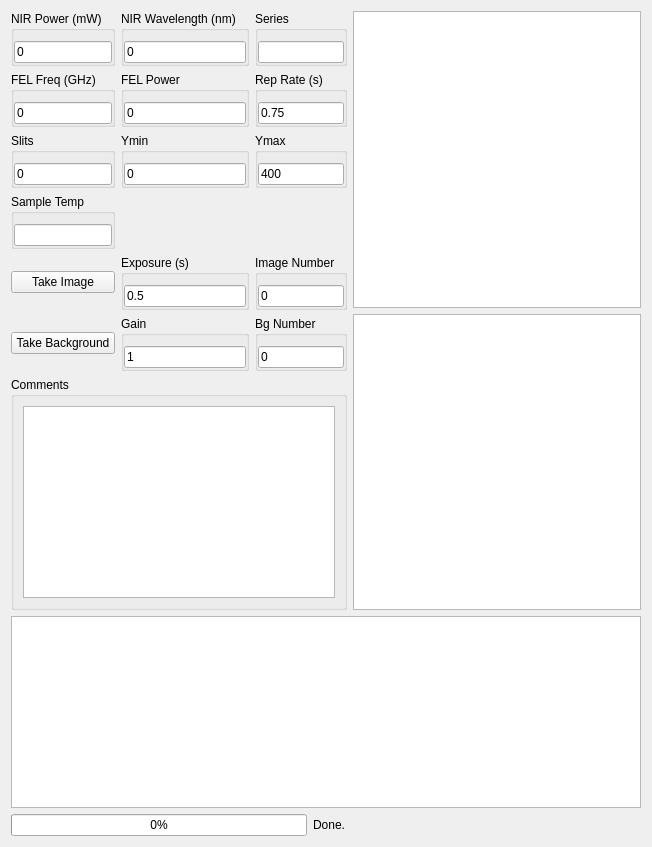
      <widget class="QWidget" name="tabEMCCD">
       <attribute name="title">
        <string>EMCCD</string>
       </attribute>
       <layout class="QVBoxLayout" name="verticalLayout_10">
        <item>
         <layout class="QHBoxLayout" name="horizontalLayout_35" stretch="1,100">
          <item>
           <layout class="QVBoxLayout" name="verticalLayout_9" stretch="0,1">
            <item>
             <layout class="QGridLayout" name="gridLayout">
              <item row="0" column="2">
               <widget class="QGroupBox" name="groupBox_42">
                <property name="title">
                 <string>Series</string>
                </property>
                <property name="flat">
                 <bool>true</bool>
                </property>
                <property name="checkable">
                 <bool>false</bool>
                </property>
                <layout class="QGridLayout" name="gridLayout_12">
                 <property name="leftMargin">
                  <number>0</number>
                 </property>
                 <property name="topMargin">
                  <number>10</number>
                 </property>
                 <property name="rightMargin">
                  <number>0</number>
                 </property>
                 <property name="bottomMargin">
                  <number>0</number>
                 </property>
                 <property name="spacing">
                  <number>0</number>
                 </property>
                 <item row="0" column="0">
                  <widget class="QLineEdit" name="tCCDSeries">
                   <property name="toolTip">
                    <string>NIRP, NIRW, FELF, FELP, SLITS</string>
                   </property>
                   <property name="statusTip">
                    <string/>
                   </property>
                   <property name="whatsThis">
                    <string/>
                   </property>
                   <property name="accessibleName">
                    <string/>
                   </property>
                   <property name="accessibleDescription">
                    <string/>
                   </property>
                   <property name="inputMethodHints">
                    <set>Qt::ImhNone</set>
                   </property>
                   <property name="text">
                    <string/>
                   </property>
                  </widget>
                 </item>
                </layout>
               </widget>
              </item>
              <item row="0" column="0">
               <widget class="QGroupBox" name="groupBox_4">
                <property name="title">
                 <string>NIR Power (mW)</string>
                </property>
                <property name="flat">
                 <bool>true</bool>
                </property>
                <property name="checkable">
                 <bool>false</bool>
                </property>
                <layout class="QGridLayout" name="gridLayout_3">
                 <property name="leftMargin">
                  <number>0</number>
                 </property>
                 <property name="topMargin">
                  <number>10</number>
                 </property>
                 <property name="rightMargin">
                  <number>0</number>
                 </property>
                 <property name="bottomMargin">
                  <number>0</number>
                 </property>
                 <property name="spacing">
                  <number>0</number>
                 </property>
                 <item row="0" column="0">
                  <widget class="QFNumberEdit" name="tCCDNIRP">
                   <property name="text">
                    <string>0</string>
                   </property>
                  </widget>
                 </item>
                </layout>
               </widget>
              </item>
              <item row="1" column="0">
               <widget class="QGroupBox" name="groupBox_39">
                <property name="title">
                 <string>FEL Freq (GHz)</string>
                </property>
                <property name="flat">
                 <bool>true</bool>
                </property>
                <property name="checkable">
                 <bool>false</bool>
                </property>
                <layout class="QGridLayout" name="gridLayout_9">
                 <property name="leftMargin">
                  <number>0</number>
                 </property>
                 <property name="topMargin">
                  <number>10</number>
                 </property>
                 <property name="rightMargin">
                  <number>0</number>
                 </property>
                 <property name="bottomMargin">
                  <number>0</number>
                 </property>
                 <property name="spacing">
                  <number>0</number>
                 </property>
                 <item row="0" column="0">
                  <widget class="QLineEdit" name="tCCDFELFreq">
                   <property name="text">
                    <string>0</string>
                   </property>
                  </widget>
                 </item>
                </layout>
               </widget>
              </item>
              <item row="2" column="1">
               <widget class="QGroupBox" name="groupBox_43">
                <property name="title">
                 <string>Ymin</string>
                </property>
                <property name="flat">
                 <bool>true</bool>
                </property>
                <property name="checkable">
                 <bool>false</bool>
                </property>
                <layout class="QGridLayout" name="gridLayout_13">
                 <property name="leftMargin">
                  <number>0</number>
                 </property>
                 <property name="topMargin">
                  <number>10</number>
                 </property>
                 <property name="rightMargin">
                  <number>0</number>
                 </property>
                 <property name="bottomMargin">
                  <number>0</number>
                 </property>
                 <property name="spacing">
                  <number>0</number>
                 </property>
                 <item row="0" column="0">
                  <widget class="QLineEdit" name="tCCDYMin">
                   <property name="text">
                    <string>0</string>
                   </property>
                  </widget>
                 </item>
                </layout>
               </widget>
              </item>
              <item row="5" column="0">
               <widget class="QPushButton" name="bCCDBack">
                <property name="text">
                 <string>Take Background</string>
                </property>
               </widget>
              </item>
              <item row="1" column="2">
               <widget class="QGroupBox" name="groupBox_41">
                <property name="title">
                 <string>Rep Rate (s)</string>
                </property>
                <property name="flat">
                 <bool>true</bool>
                </property>
                <property name="checkable">
                 <bool>false</bool>
                </property>
                <layout class="QGridLayout" name="gridLayout_11">
                 <property name="leftMargin">
                  <number>0</number>
                 </property>
                 <property name="topMargin">
                  <number>10</number>
                 </property>
                 <property name="rightMargin">
                  <number>0</number>
                 </property>
                 <property name="bottomMargin">
                  <number>0</number>
                 </property>
                 <property name="spacing">
                  <number>0</number>
                 </property>
                 <item row="0" column="0">
                  <widget class="QLineEdit" name="tCCDFELRR">
                   <property name="text">
                    <string>0.75</string>
                   </property>
                  </widget>
                 </item>
                </layout>
               </widget>
              </item>
              <item row="1" column="1">
               <widget class="QGroupBox" name="groupBox_40">
                <property name="title">
                 <string>FEL Power</string>
                </property>
                <property name="flat">
                 <bool>true</bool>
                </property>
                <property name="checkable">
                 <bool>false</bool>
                </property>
                <layout class="QGridLayout" name="gridLayout_10">
                 <property name="leftMargin">
                  <number>0</number>
                 </property>
                 <property name="topMargin">
                  <number>10</number>
                 </property>
                 <property name="rightMargin">
                  <number>0</number>
                 </property>
                 <property name="bottomMargin">
                  <number>0</number>
                 </property>
                 <property name="spacing">
                  <number>0</number>
                 </property>
                 <item row="0" column="0">
                  <widget class="QLineEdit" name="tCCDFELP">
                   <property name="text">
                    <string>0</string>
                   </property>
                  </widget>
                 </item>
                </layout>
               </widget>
              </item>
              <item row="5" column="1">
               <widget class="QGroupBox" name="groupBox_35">
                <property name="title">
                 <string>Gain</string>
                </property>
                <property name="flat">
                 <bool>true</bool>
                </property>
                <layout class="QHBoxLayout" name="horizontalLayout_33">
                 <property name="leftMargin">
                  <number>0</number>
                 </property>
                 <property name="topMargin">
                  <number>10</number>
                 </property>
                 <property name="rightMargin">
                  <number>0</number>
                 </property>
                 <property name="bottomMargin">
                  <number>0</number>
                 </property>
                 <item>
                  <widget class="QINumberEdit" name="tEMCCDGain">
                   <property name="text">
                    <string>1</string>
                   </property>
                  </widget>
                 </item>
                </layout>
               </widget>
              </item>
              <item row="5" column="2">
               <widget class="QGroupBox" name="groupBox_38">
                <property name="title">
                 <string>Bg Number</string>
                </property>
                <property name="flat">
                 <bool>true</bool>
                </property>
                <property name="checkable">
                 <bool>false</bool>
                </property>
                <layout class="QGridLayout" name="gridLayout_8">
                 <property name="leftMargin">
                  <number>0</number>
                 </property>
                 <property name="topMargin">
                  <number>10</number>
                 </property>
                 <property name="rightMargin">
                  <number>0</number>
                 </property>
                 <property name="bottomMargin">
                  <number>0</number>
                 </property>
                 <property name="spacing">
                  <number>0</number>
                 </property>
                 <item row="0" column="0">
                  <widget class="QINumberEdit" name="tCCDBGNum">
                   <property name="text">
                    <string>0</string>
                   </property>
                  </widget>
                 </item>
                </layout>
               </widget>
              </item>
              <item row="4" column="0">
               <widget class="QPushButton" name="bCCDImage">
                <property name="text">
                 <string>Take Image</string>
                </property>
               </widget>
              </item>
              <item row="4" column="1">
               <widget class="QGroupBox" name="groupBox_34">
                <property name="title">
                 <string>Exposure (s)</string>
                </property>
                <property name="flat">
                 <bool>true</bool>
                </property>
                <layout class="QHBoxLayout" name="horizontalLayout_32">
                 <property name="leftMargin">
                  <number>0</number>
                 </property>
                 <property name="topMargin">
                  <number>10</number>
                 </property>
                 <property name="rightMargin">
                  <number>0</number>
                 </property>
                 <property name="bottomMargin">
                  <number>0</number>
                 </property>
                 <item>
                  <widget class="QFNumberEdit" name="tEMCCDExp">
                   <property name="text">
                    <string>0.5</string>
                   </property>
                  </widget>
                 </item>
                </layout>
               </widget>
              </item>
              <item row="2" column="0">
               <widget class="QGroupBox" name="groupBox_45">
                <property name="title">
                 <string>Slits</string>
                </property>
                <property name="flat">
                 <bool>true</bool>
                </property>
                <property name="checkable">
                 <bool>false</bool>
                </property>
                <layout class="QGridLayout" name="gridLayout_15">
                 <property name="leftMargin">
                  <number>0</number>
                 </property>
                 <property name="topMargin">
                  <number>10</number>
                 </property>
                 <property name="rightMargin">
                  <number>0</number>
                 </property>
                 <property name="bottomMargin">
                  <number>0</number>
                 </property>
                 <property name="spacing">
                  <number>0</number>
                 </property>
                 <item row="0" column="0">
                  <widget class="QLineEdit" name="tCCDSlits">
                   <property name="text">
                    <string>0</string>
                   </property>
                  </widget>
                 </item>
                </layout>
               </widget>
              </item>
              <item row="0" column="1">
               <widget class="QGroupBox" name="groupBox_36">
                <property name="title">
                 <string>NIR Wavelength (nm)</string>
                </property>
                <property name="flat">
                 <bool>true</bool>
                </property>
                <property name="checkable">
                 <bool>false</bool>
                </property>
                <layout class="QGridLayout" name="gridLayout_6">
                 <property name="leftMargin">
                  <number>0</number>
                 </property>
                 <property name="topMargin">
                  <number>10</number>
                 </property>
                 <property name="rightMargin">
                  <number>0</number>
                 </property>
                 <property name="bottomMargin">
                  <number>0</number>
                 </property>
                 <property name="spacing">
                  <number>0</number>
                 </property>
                 <item row="0" column="0">
                  <widget class="QLineEdit" name="tCCDNIRwavelength">
                   <property name="text">
                    <string>0</string>
                   </property>
                  </widget>
                 </item>
                </layout>
               </widget>
              </item>
              <item row="2" column="2">
               <widget class="QGroupBox" name="groupBox_44">
                <property name="title">
                 <string>Ymax</string>
                </property>
                <property name="flat">
                 <bool>true</bool>
                </property>
                <property name="checkable">
                 <bool>false</bool>
                </property>
                <layout class="QGridLayout" name="gridLayout_14">
                 <property name="leftMargin">
                  <number>0</number>
                 </property>
                 <property name="topMargin">
                  <number>10</number>
                 </property>
                 <property name="rightMargin">
                  <number>0</number>
                 </property>
                 <property name="bottomMargin">
                  <number>0</number>
                 </property>
                 <property name="spacing">
                  <number>0</number>
                 </property>
                 <item row="0" column="0">
                  <widget class="QLineEdit" name="tCCDYMax">
                   <property name="text">
                    <string>400</string>
                   </property>
                  </widget>
                 </item>
                </layout>
               </widget>
              </item>
              <item row="4" column="2">
               <widget class="QGroupBox" name="groupBox_37">
                <property name="title">
                 <string>Image Number</string>
                </property>
                <property name="flat">
                 <bool>true</bool>
                </property>
                <property name="checkable">
                 <bool>false</bool>
                </property>
                <layout class="QGridLayout" name="gridLayout_7">
                 <property name="leftMargin">
                  <number>0</number>
                 </property>
                 <property name="topMargin">
                  <number>10</number>
                 </property>
                 <property name="rightMargin">
                  <number>0</number>
                 </property>
                 <property name="bottomMargin">
                  <number>0</number>
                 </property>
                 <property name="spacing">
                  <number>0</number>
                 </property>
                 <item row="0" column="0">
                  <widget class="QINumberEdit" name="tCCDImageNum">
                   <property name="text">
                    <string>0</string>
                   </property>
                  </widget>
                 </item>
                </layout>
               </widget>
              </item>
              <item row="3" column="0">
               <widget class="QGroupBox" name="groupBox_2">
                <property name="title">
                 <string>Sample Temp</string>
                </property>
                <property name="flat">
                 <bool>true</bool>
                </property>
                <layout class="QHBoxLayout" name="horizontalLayout_44">
                 <property name="leftMargin">
                  <number>0</number>
                 </property>
                 <property name="topMargin">
                  <number>10</number>
                 </property>
                 <property name="rightMargin">
                  <number>0</number>
                 </property>
                 <property name="bottomMargin">
                  <number>0</number>
                 </property>
                 <item>
                  <widget class="QLineEdit" name="tCCDSampleTemp"/>
                 </item>
                </layout>
               </widget>
              </item>
             </layout>
            </item>
            <item>
             <widget class="QGroupBox" name="groupBox_46">
              <property name="title">
               <string>Comments</string>
              </property>
              <property name="flat">
               <bool>true</bool>
              </property>
              <layout class="QHBoxLayout" name="horizontalLayout_37">
               <item>
                <widget class="QTextEdit" name="tCCDComments"/>
               </item>
              </layout>
             </widget>
            </item>
           </layout>
          </item>
          <item>
           <layout class="QVBoxLayout" name="verticalLayout_8" stretch="1,1">
            <item>
             <widget class="GraphicsLayoutWidget" name="gCCDImage">
              <property name="sizePolicy">
               <sizepolicy hsizetype="Expanding" vsizetype="Expanding">
                <horstretch>1</horstretch>
                <verstretch>0</verstretch>
               </sizepolicy>
              </property>
             </widget>
            </item>
            <item>
             <widget class="GraphicsLayoutWidget" name="gCCDBack">
              <property name="sizePolicy">
               <sizepolicy hsizetype="Expanding" vsizetype="Expanding">
                <horstretch>1</horstretch>
                <verstretch>0</verstretch>
               </sizepolicy>
              </property>
             </widget>
            </item>
           </layout>
          </item>
         </layout>
        </item>
        <item>
         <widget class="PlotWidget" name="gCCDBin"/>
        </item>
        <item>
         <layout class="QHBoxLayout" name="horizontalLayout_34">
          <item>
           <widget class="QProgressBar" name="pCCD">
            <property name="value">
             <number>0</number>
            </property>
           </widget>
          </item>
          <item>
           <widget class="QLabel" name="lCCDProg">
            <property name="text">
             <string>Done.</string>
            </property>
           </widget>
          </item>
          <item>
           <spacer name="horizontalSpacer_3">
            <property name="orientation">
             <enum>Qt::Horizontal</enum>
            </property>
            <property name="sizeHint" stdset="0">
             <size>
              <width>40</width>
              <height>20</height>
             </size>
            </property>
           </spacer>
          </item>
         </layout>
        </item>
       </layout>
      </widget>
